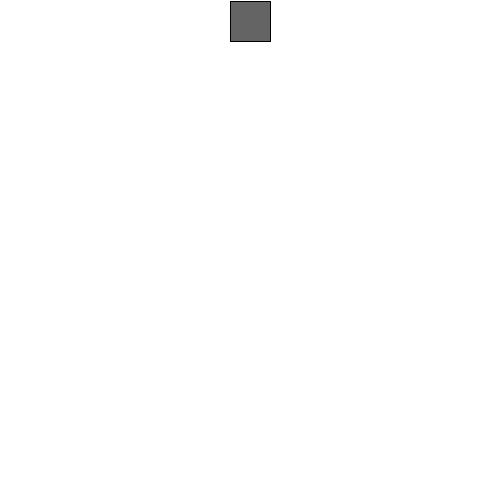
Frame 1 (no input)
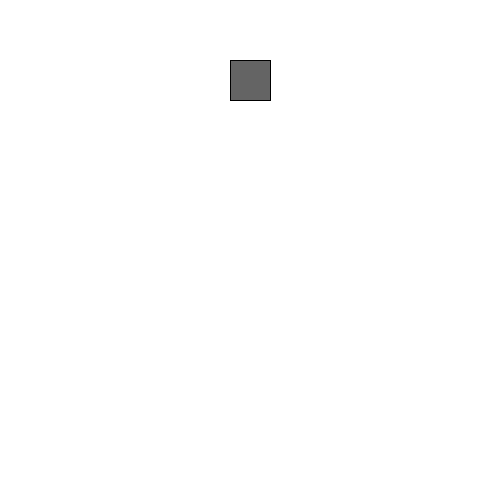
Frame 60 (the mouse pressed at the canvas centre just before this capture)
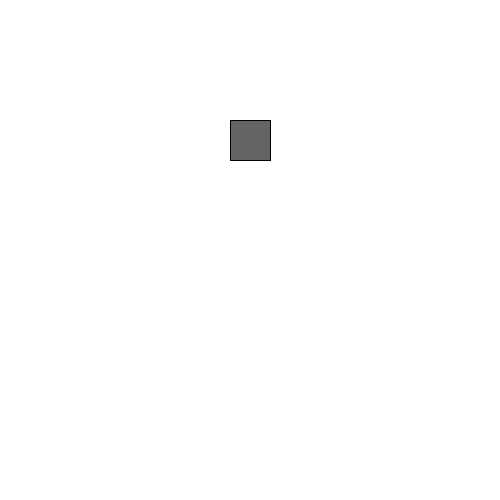
Frame 120 (the mouse held since frame 60 and released just before this capture)

The Processing sketch that drew these frames (run headless with seeded random() and noise(); from frame 60 on, the mouse is pressed at the canvas centre):

// Processing sketch: Aufgabe_1_b
// ── Aufgabe_1_b.pde
int y=0;
int Geschwindigkeit=1;  //Initialisierung

void setup(){
  size(500, 500);       //Fenstereinstellungen
}

void draw(){
  background(255);
  bewegeQuadrat();
  reflektiereQuadrat();  //Prozeduren festgelegt
  zeichneQuadrat();
}

void bewegeQuadrat(){    //Bewegung der Form
  y=y+Geschwindigkeit;
}

void reflektiereQuadrat(){
  if((y>height) || (y<0)){
    Geschwindigkeit=Geschwindigkeit*-2;  //Reflektion des Quadrat am Ende des Fensters
  }
}

void zeichneQuadrat(){
  fill(100);
  rect(230, y, 40, 40);
}
